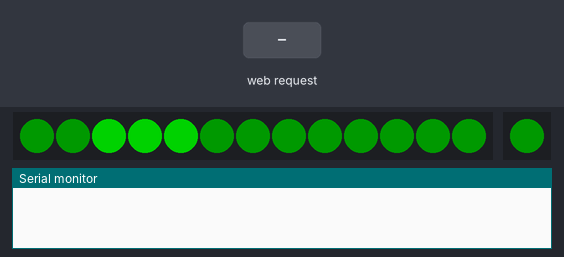
This sketch was run on a simulated ESP32. Parts: 13 RGB LEDs in strip order, left to right, 1 RGB LEDs in strip order, left to right, the last lines printed to the serial monitor. Inputs (shaded band) come from the test bench. Dim RGB values are drawn brighter than linear; random numbers use the default seed unless the sketch sets one.

Above: at 1.25 s.
1.3 s: HTTP request GET /CH received
At 1.5 s:
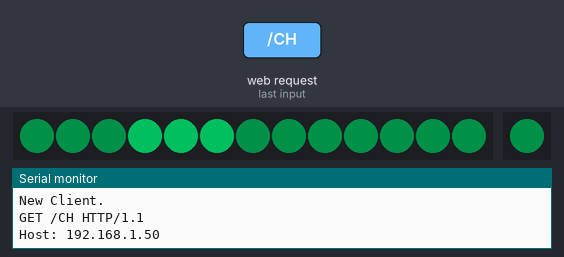
3.3 s: HTTP request GET /BL received
6.3 s: HTTP request GET /BH received
At 7.1 s:
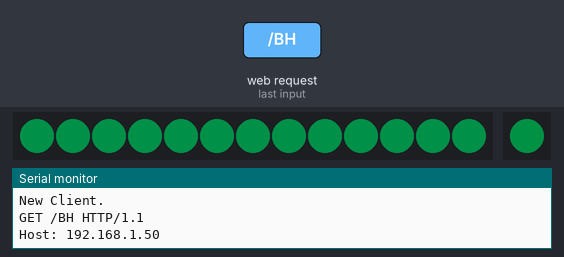
7.8 s: HTTP request GET /CH received
At 8.3 s:
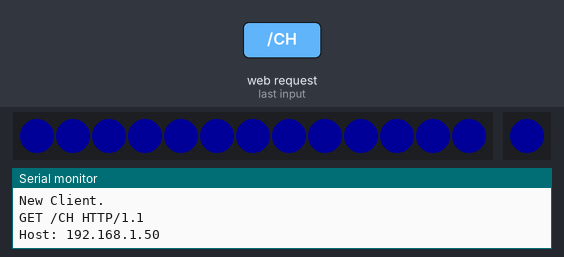
9.3 s: HTTP request GET /CH received
At 10.5 s:
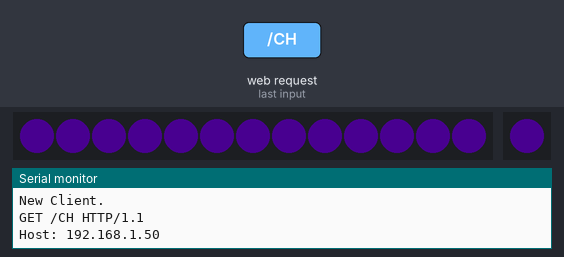
10.8 s: HTTP request GET /CH received
At 11.8 s:
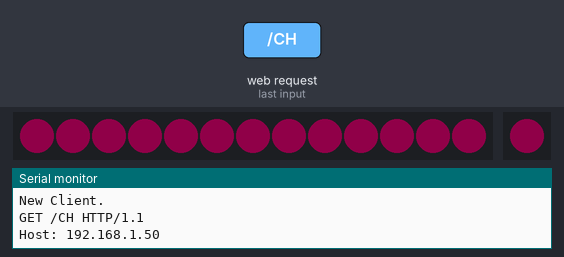
Timing chart, 0 to 19.5 s (numbered marks = the images above; inputs shaded):
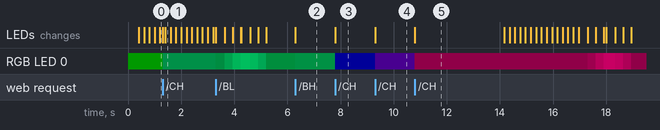

The sketch:

gun-light.ino
```cpp
#include <FastLED.h>

#include <WiFi.h>
#include <WiFiClient.h>
#include <WiFiAP.h>

#define NUM__LEDS 13
#define NUM__EX_LEDS 1
#define NUM__COLORS 8

#define WAVE_SIZE 3

#define TIMES_PER_SECOND(x) EVERY_N_MILLISECONDS(1000/x)
#define ARRAYLENGTH(x) (sizeof(x)/sizeof(x[0]))

CRGB leds[NUM__LEDS];
CHSV hsv_leds[NUM__LEDS + WAVE_SIZE*2];

CRGB ex_leds[NUM__EX_LEDS];
CHSV hsv_exLeds[NUM__EX_LEDS];

CHSV colors[NUM__COLORS];

int currentColor = 3;
int g_brightness = 159;
int minBrightness = 31;
int maxBrightness = 255;
int step = 32;

bool running = false;

const char *ssid = "dva";
// const char *password = "1234";

WiFiServer server(80);

void createColors() {
    colors[0] = CHSV(0, 255, 100);
    colors[1] = CHSV(32, 255, 100);
    colors[2] = CHSV(64, 255, 100);
    colors[3] = CHSV(96, 255, 100);
    colors[4] = CHSV(128, 255, 100);
    colors[5] = CHSV(160, 255, 100);
    colors[6] = CHSV(192, 255, 100);
    colors[7] = CHSV(224, 255, 100);
}

void reset(CHSV color){
    for(int i = 0; i < NUM__LEDS + WAVE_SIZE * 2; ++i)
    {
        hsv_leds[i] = color;
    }

    for(int i = 0; i < NUM__EX_LEDS; ++i)
    {
        hsv_exLeds[i] = color;
    }
}

void setup() {
    FastLED.addLeds<NEOPIXEL, 27>(leds, NUM__LEDS);
    FastLED.addLeds<NEOPIXEL, 25>(ex_leds, NUM__EX_LEDS);

    FastLED.setBrightness(g_brightness);
    FastLED.clear();

    createColors();
    reset(colors[currentColor]);

    WiFi.softAP(ssid);
    IPAddress myIP = WiFi.softAPIP();
    running = true;
    server.begin();
}

CHSV nextColor() {
    currentColor = ++currentColor % NUM__COLORS;
    return colors[currentColor];
}

CHSV prevColor() {
    currentColor = --currentColor % NUM__COLORS;
    return colors[currentColor];
}

void shutDown() {
    server.end();
    WiFi.mode(WIFI_OFF);
    running = false;
}

void handleClient(WiFiClient client) {
    if (client) {                                   // if you get a client,
        Serial.println("New Client.");              // print a message out the serial port
        String currentLine = "";                    // make a String to hold incoming data from the client
        while (client.connected()) {                // loop while the client's connected
            if (client.available()) {               // if there's bytes to read from the client,
                char c = client.read();             // read a byte, then
                Serial.write(c);                    // print it out the serial monitor
                if (c == '\n') {                    // if the byte is a newline character

                    // if the current line is blank, you got two newline characters in a row.
                    // that's the end of the client HTTP request, so send a response:
                    if (currentLine.length() == 0) {
                        // HTTP headers always start with a response code (e.g. HTTP/1.1 200 OK)
                        // and a content-type so the client knows what's coming, then a blank line:
                        client.println("HTTP/1.1 200 OK");
                        client.println("Content-type:text/html");
                        client.println();

                        client.print("<div style=\"display: flex; flex-direction: column; align-items: center; font-size: 16 rem;\">");
                            client.print("<div style=\"width: 100%; display: flex; flex-direction: column; align-items: center;\">");
                                client.print("<p>Color <a href=\"/CH\">_UP_</a> </p>");
                                client.print("<p>Color <a href=\"/CL\">DOWN</a> </p>");
                            client.print("</div>");
                            client.print("<div style=\"width: 100%; display: flex; flex-direction: column; align-items: center;\">");
                                client.print("<p>Brightness <a href=\"/BH\">_UP_</a> </p>");
                                client.print("<p>Brightness <a href=\"/BL\">DOWN</a> </p>");
                            client.print("</div>");
                        client.print("</div>");

                        // The HTTP response ends with another blank line:
                        client.println();
                        // break out of the while loop:
                        break;
                    } else {    // if you got a newline, then clear currentLine:
                        currentLine = "";
                    }
                } else if (c != '\r') {  // if you got anything else but a carriage return character,
                    currentLine += c;      // add it to the end of the currentLine
                }

                if (currentLine.endsWith("GET /CH")) {
                    CHSV color = nextColor();
                    reset(color);
                }

                if (currentLine.endsWith("GET /CL")) {
                    CHSV color = prevColor();
                    reset(color);
                }

                if (currentLine.endsWith("GET /BH")) {
                    if(g_brightness < maxBrightness)
                        g_brightness += step;
                }

                if (currentLine.endsWith("GET /BL")) {
                    if(g_brightness > minBrightness)
                        g_brightness -= step;
                }
            }
        }
    }
}

void copyToCRGB()
{
    for(int i = 0; i < NUM__LEDS; i++)
    {
        leds[i] = CRGB(hsv_leds[i + WAVE_SIZE]);
    }
    for(int i=0; i < NUM__EX_LEDS; i++)
    {
        ex_leds[i] = CRGB(hsv_exLeds[i]);
    }
}

int pauseTime = random(5,10);
bool idle = false;

int maxNumberOfLoops = NUM__LEDS + WAVE_SIZE;
int loopCounter = 0;
bool waveInProgress = true;

bool pulseInProgress = false;

int sinValue = 0;


void dimTo(int value) {
    for(int i = 0; i < NUM__LEDS; ++i)
    {
        if(hsv_leds[i].v >= value) {
            hsv_leds[i].v -= 5;
        }
    }
}

void waveEffect() {
    EVERY_N_MILLISECONDS(200) {
        for(int i = 0; i < WAVE_SIZE; ++i) {
            hsv_leds[loopCounter + i].v = 225;
        }

        if(loopCounter > 0) {
            hsv_leds[loopCounter-1].v = 100;
        }

        if(loopCounter == maxNumberOfLoops) {
            loopCounter = 0;
            waveInProgress = false;
            pulseInProgress = true;
        }
        ++loopCounter;
    }
}

void pulseEffect() {
    EVERY_N_MILLISECONDS(10)
    {
        for(int i = 0; i < NUM__EX_LEDS; ++i)
        {
            hsv_exLeds[i].v = sin(sinValue*M_PI/180.f) * 150 + 100;
        }

        ++sinValue;

        if(sinValue == 180) {
            sinValue = 0;
            pulseInProgress = false;
            pauseTime = random(5,10);
            idle = true;
        }
    }
}
int MyTimeCounter = 0;
void loop()
{
    if(running && millis() > 3 * 60 * 1000) {
        shutDown();
    }

    WiFiClient client = server.available();   // listen for incoming clients
    handleClient(client);
    client.stop();

    if(waveInProgress) {
        waveEffect();
    }

    if(pulseInProgress) {
        pulseEffect();
    }

    EVERY_N_MILLISECONDS(50) {
        if(idle) {
            MyTimeCounter += 50;
            if(MyTimeCounter >= pauseTime*1000) {
                MyTimeCounter = 0;
                idle = false;
                waveInProgress = true;
            }
        }
    }

    copyToCRGB();
    FastLED.setBrightness(g_brightness);
    FastLED.show();
}
```

Measured:
- after the input at 6.3 s, RGB LED 0: RGB(0, 14, 6) → RGB(0, 17, 8) at once; the LEDs: change at once (image 2)
- after the input at 7.8 s, RGB LED 0: RGB(0, 17, 8) → RGB(0, 0, 25) at once; the LEDs: change at once (image 3)
- after the input at 9.3 s, RGB LED 0: RGB(0, 0, 25) → RGB(8, 0, 16) at once; the LEDs: change at once (image 4)
